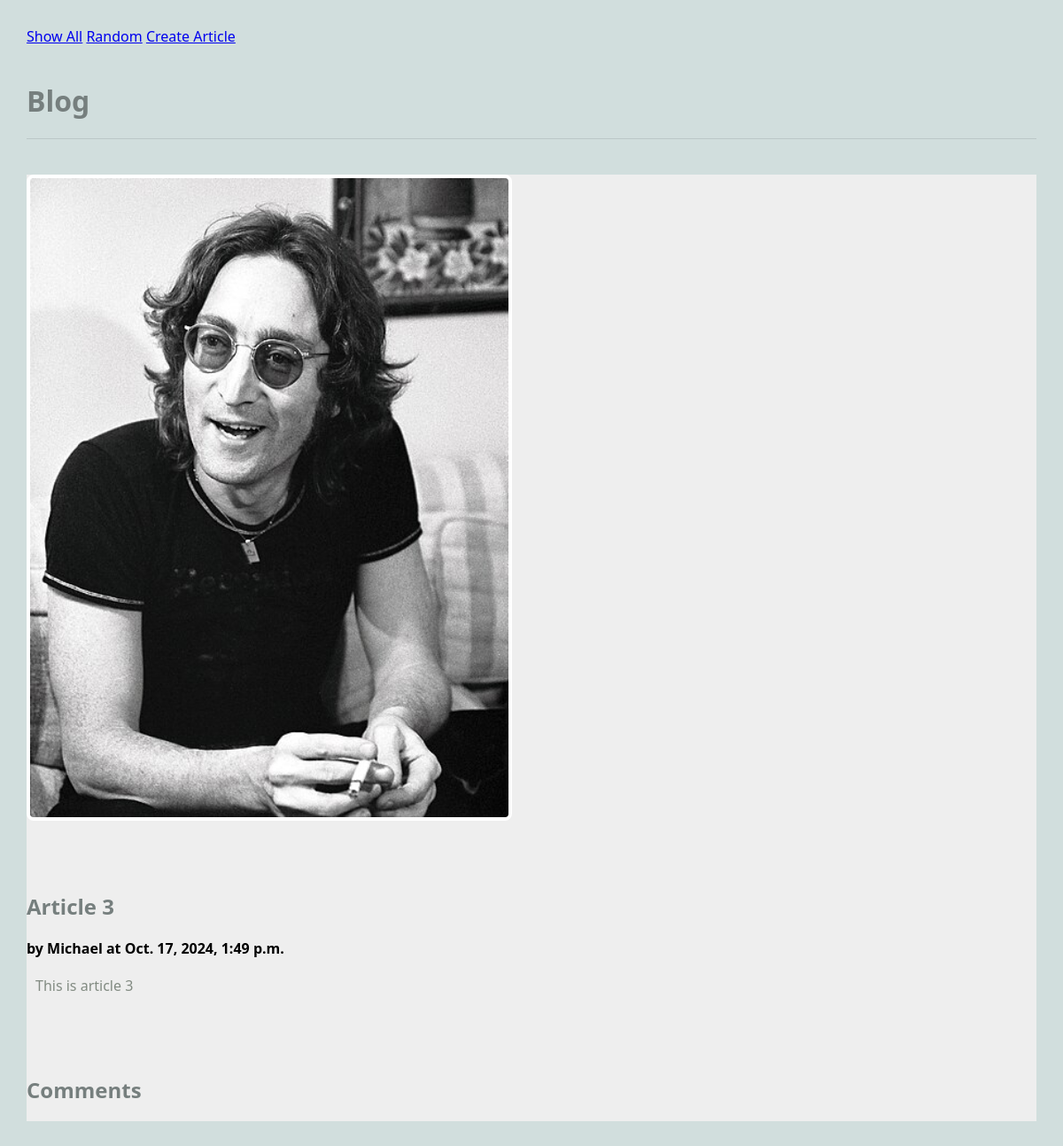
Screenshot of /blog/ with the database file from the repository.
### blog/models.py (models this page shows, shortened)
class Article(models.Model):
  title = models.TextField(blank=False)
  author = models.TextField(blank=False)
  text = models.TextField(blank=False)
  published = models.DateTimeField(auto_now=True)
  image_file = models.ImageField(blank=True)
  def get_comments(self):
    comments = Comment.objects.filter(article=self)
    return comments

### blog/views.py (the view)
# urls.py: path(r'', views.RandomArticleView.as_view(), name="random"), # views is imported file name, ShowAllView is created class, as_view is the static method that is a part of that class
class RandomArticleView(DetailView):
  model = Article
  template_name = 'blog/article.html'
  context_object_name = 'article'
  def get_object(self, queryset: QuerySet[Any] | None = ...) -> Model:
    all_articles = Article.objects.all()  # Essentially select all
    return random.choice(all_articles)

### blog/templates/blog/article.html (shortened to what this page needs)
{% extends 'blog/base.html' %}
{% block content %}
<main class="grid-container">
  <article class="featured">
    <img src="{{article.image_file.url}}" alt="{{article.image_file.url}}"> <br>
    <div>
      <h2>{{article.title}}</h2>
      <strong>by {{article.author}} at {{article.published}}</strong>
      <p>
        {{article.text}}
      </p>
    </div>
  </article>
  <div>
    <h2>Comments</h2>
  </div>
</main>
{% endblock %}

### static/styles-blog.css (style rules this page uses)
body { margin: 30px; background: #d1dedd; font-family: 'Segoe UI', Tahoma, Geneva, Verdana, sans-serif; }
h1, h2, h3 { color: #767f7e; }
p { color: #828b82; }
.grid-container { background: #eee; max-width: 900px; display: grid; grid-template-columns: repeat(3, 1fr); grid-gap: 10px; max-width: 1200px; margin: 20px auto; }
article.featured { grid-column: span 3; display: grid; gap: 60px; grid-template-columns: 1fr 1fr; align-items: center; border-bottom: 1px #bbc7c7; padding-bottom: 40px; }
article img, article.featured img { width: 100%; border: 4px solid #fff; border-radius: 8px; }
article p, article h3 { margin: 20px 10px; }

### rows the page displays
Article: image_file (picture), title "Article 3", author "Michael", published "Oct. 17, 2024, 1:49 p.m.", text "This is article 3"
